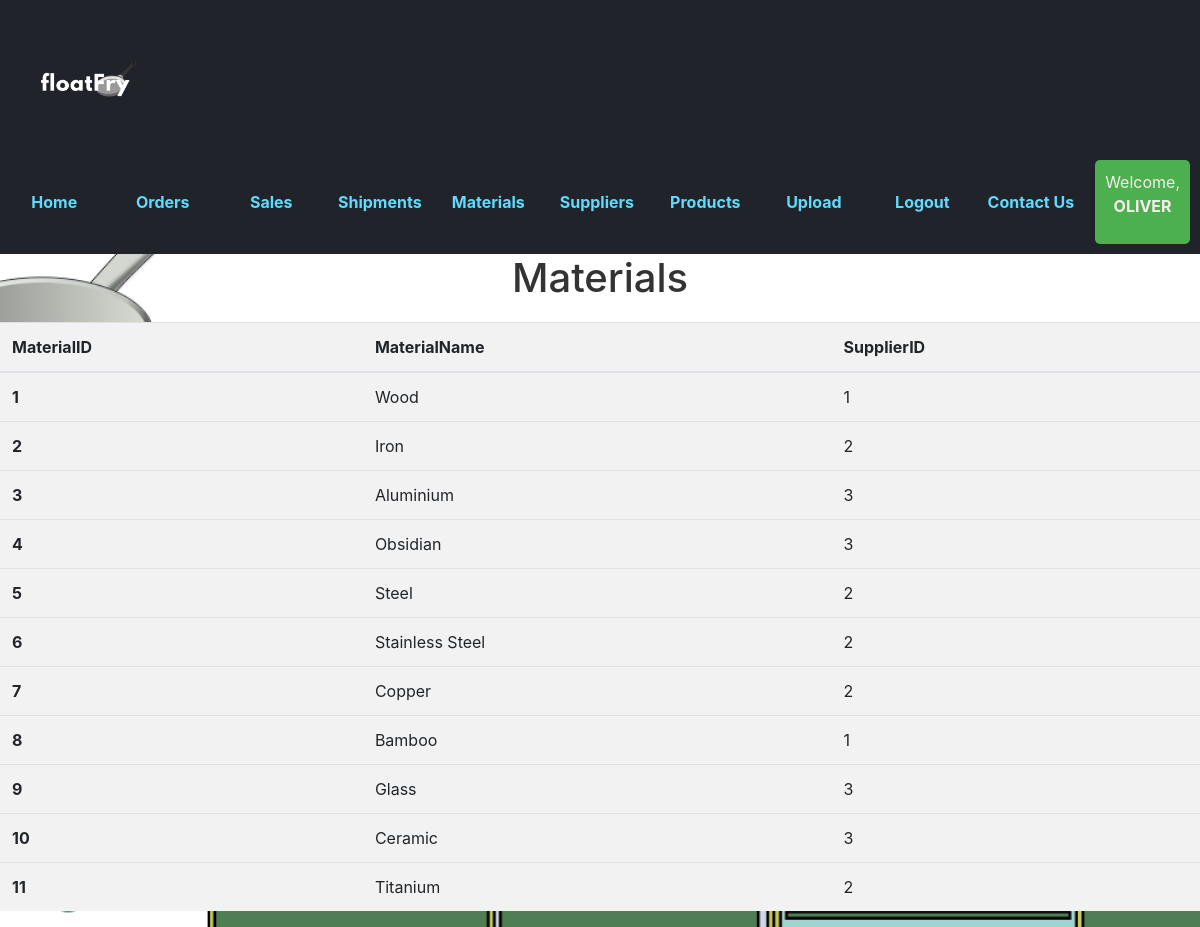
The page /Materials (signed in) on the database its author committed.
### tables this page shows
CREATE TABLE Accounts (
    AccountsID INTEGER PRIMARY KEY AUTOINCREMENT,
    Username VARCHAR(255),
    Admin BOOLEAN,
    RoleID INTEGER,
    Role VARCHAR(255),
    EmployeeID INTEGER, Password VARCHAR(100),
    FOREIGN KEY (RoleID) REFERENCES Roles(RoleID),
    FOREIGN KEY (EmployeeID) REFERENCES Employees(EmployeeID)
);

CREATE TABLE Materials (
    MaterialID INT PRIMARY KEY,
    MaterialName VARCHAR(255),
    SupplierID INT, Quantity INT, 
    FOREIGN KEY (SupplierID) REFERENCES Suppliers(SupplierID) 
);

### Test.py (the view)
@app.route('/Materials')
def materials():
    user = get_current_user()
    db = get_db()
    if 'logged_in' in session and session['logged_in']:
        all_entries_cursor = db.execute('SELECT * FROM Materials')
        materials = all_entries_cursor.fetchall()
        return render_template('materials.html',  user = user, materials = materials )
    else:
        return redirect(url_for('login'))

### Test.py (called while the page is built)
def get_current_user():
    user = None
    if "user" in session:
        user = session['user']
        print(user)
        db = get_db()
        user_cursor = db.execute("select * from Accounts where Username = ?", [user])
        user = user_cursor. fetchone()
    return user

### users_database.py (called while the page is built)
def connect_database():
    db_filename = 'FloatFry.db'
    sql =sqlite3.connect(os.path.join('database/', "FloatFry.db"))
    sql.row_factory = sqlite3.Row
    return sql

def get_db():
    if not hasattr(g, 'FloatFry_db'):
        g.FloatFry_db = connect_database()
    return g.FloatFry_db

### templates/materials.html (shortened to what this page needs)
{%from 'links.html' import links %}
<!DOCTYPE html>
<html lang="en">
<head>
    <link rel="stylesheet" href="{{ url_for('static', filename='styles.css') }}">
    <link rel="stylesheet" href="https://maxcdn.bootstrapcdn.com/bootstrap/4.5.2/css/bootstrap.min.css">
</head>
<body>
    <header>
        <div class="logo">
            <img src="{{ url_for('static', filename='float_fry_logo.png') }}" alt="Float Fry Logo">
        </div>
        <nav>
            {{links(user)}}
        </nav>
    </header>
    <h1>Materials</h1>
    <table class="table">
        <thead>
          <tr>
            <th scope="col">MaterialID</th>
            <th scope="col">MaterialName</th>
            <th scope="col">SupplierID</th>
          </tr>
        </thead>
        <tbody>
            {% if materials %}
                {% for mat in materials %}
                    <tr>
                        <th scope="row">{{ mat["MaterialID"] }}</th>
                        <td>{{ mat["MaterialName"] }}</td>
                        <td>{{ mat["SupplierID"] }}</td>
                    </tr>
                {% endfor %}
            {% endif %}
        </tbody>
      </table>
</body>
</html>

### templates/links.html (shortened to what this page needs)
{% macro links(user)%}
    <ul>
        {% if user %}
        <li><a href="{{ url_for('home') }}">Home</a></li>
        <li><a href="{{ url_for('orders') }}">Orders</a></li>
        <li><a href="{{ url_for('sales') }}">Sales</a></li>
        <li><a href="{{ url_for('shipments') }}">Shipments</a></li>
        <li><a href="{{ url_for('materials') }}">Materials</a></li>
        <li><a href="{{ url_for('suppliers') }}">Suppliers</a></li>
        <li><a href="{{ url_for('products') }}">Products</a></li>
        <li><a href="{{ url_for('upload_file') }}">Upload</a></li>
        <li><a href="{{ url_for('logout') }}">Logout</a></li>
        {% endif %}
        <li><a href="{{ url_for('contact') }}">Contact Us</a></li>
        <li>
            {% if user %}
                <div class="user-info">
                    <p>Welcome, <span>{{ user['username'] }}</span></p>
                </div>
            {% endif %}
        </li>
    </ul>
{%endmacro%}

### static/styles.css (style rules this page uses)
body { font-family: Arial, sans-serif; background-color: #f0f0f0; margin: 0; padding: 0; background: url('splash.png'); background-size: cover; opacity: 1; }
header { background-color: #20232a; color: #61dafb; padding: 10px; display: flex; justify-content: space-between; align-items: center; }
.logo img { width: 150px; }
nav ul { list-style-type: none; display: flex; gap: 20px; margin: 0; padding: 0; align-items: center; justify-content: space-between; }
nav ul li { flex: 1; text-align: center; }
nav ul li a { text-decoration: none; color: #61dafb; font-weight: bold; transition: color 0.2s; display: block; padding: 10px 0; }
.user-info { background-color: #f9f1f1; color: rgb(0, 0, 0); padding: 5px 10px; border-radius: 5px; }
h1 { text-align: center; margin-top: 50px; font-size: 36px; color: #333; }
.table { width: 100%; border-collapse: collapse; margin-top: 20px; color: rgb(247, 237, 237); background-color: #f2f2f2; }
.user-info { background-color: #4CAF50; color: white; padding: 10px; border-radius: 5px; }
.user-info span { font-weight: bold; }
p { font-size: 16px; color: rgb(247, 237, 237); }

### rows shown on the page
Accounts: username "OLIVER"
Materials: MaterialID "1", MaterialName "Wood", SupplierID "1"
Materials: MaterialID "2", MaterialName "Iron", SupplierID "2"
Materials: MaterialID "3", MaterialName "Aluminium", SupplierID "3"
Materials: MaterialID "4", MaterialName "Obsidian", SupplierID "3"
Materials: MaterialID "5", MaterialName "Steel", SupplierID "2"
Materials: MaterialID "6", MaterialName "Stainless Steel", SupplierID "2"
Materials: MaterialID "7", MaterialName "Copper", SupplierID "2"
Materials: MaterialID "8", MaterialName "Bamboo", SupplierID "1"
Materials: MaterialID "9", MaterialName "Glass", SupplierID "3"
Materials: MaterialID "10", MaterialName "Ceramic", SupplierID "3"
Materials: MaterialID "11", MaterialName "Titanium", SupplierID "2"
